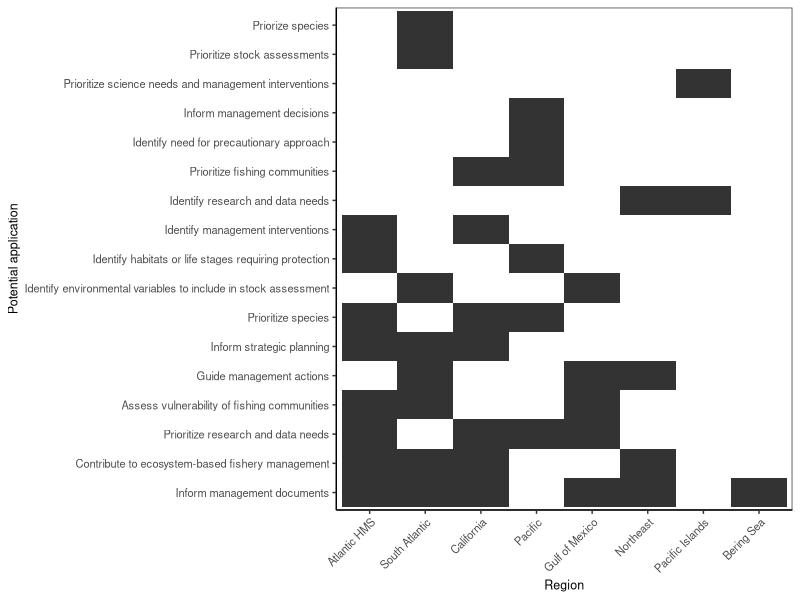

The R source for this figure: (Note: this script raises an error after producing the figure.)

# Clear workspace
rm(list = ls())

# Setup
################################################################################

# Packages
library(tidyverse)
library(lubridate)

# Directories
datadir <- "data"
plotdir <- "figures"

# Read data
data_orig <- readxl::read_excel("data/cva/processed/cva_applications.xlsx")

# TO-DO
# You want to carefully examine raw data (actions assigned to quotes)

# Build data
################################################################################

# Build data
data <- data_orig %>% 
  # Simplify
  select(region, application) %>% 
  # Split and gather applicaitons
  separate(col="application", into=paste("application", 1:5), sep=", ") %>% 
  gather(key="application_num", value="application", 2:ncol(.)) %>% 
  # Get ride of missing values
  filter(!is.na(application)) %>% 
  # Simplify
  select(region, application) %>% 
  unique()

# Applications stats
napps <- data %>% 
  count(application) %>% 
  arrange(desc(n))
  
# Region stats
nregions <- data %>% 
  count(region) %>% 
  arrange(desc(n))

# Plot data
################################################################################

# Theme
my_theme <-  theme(axis.text=element_text(size=8),
                   axis.title=element_text(size=9),
                   legend.text=element_text(size=8),
                   legend.title=element_text(size=9),
                   strip.text=element_text(size=8),
                   plot.title=element_text(size=9),
                   # Gridlines
                   panel.grid.major = element_blank(), 
                   panel.grid.minor = element_blank(),
                   panel.background = element_blank(), 
                   axis.line = element_line(colour = "black"),
                   # Legend
                   legend.key = element_rect(fill = NA, color=NA),
                   legend.background = element_rect(fill=alpha('blue', 0)))

# Plot data
g <- ggplot(data, aes(x=factor(region, nregions$region), 
                 y=factor(application, napps$application))) +
  geom_tile() +
  # Labels
  labs(x="Region", y="Potential application") +
  # Theme
  theme_bw() + my_theme +
  theme(axis.text.x = element_text(angle = 45, vjust = 1, hjust=1))
g  

# Export
ggsave(g, filename=file.path(plotdir, "FigX_cva_applications.png"),
       width=6.5, height=4.5, units="in", dpi=600)
